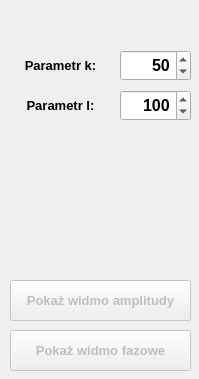
<?xml version="1.0" encoding="UTF-8"?>
<ui version="4.0">
 <class>PhaseFilter</class>
 <widget class="QWidget" name="PhaseFilter">
  <property name="geometry">
   <rect>
    <x>0</x>
    <y>0</y>
    <width>199</width>
    <height>379</height>
   </rect>
  </property>
  <property name="minimumSize">
   <size>
    <width>199</width>
    <height>379</height>
   </size>
  </property>
  <property name="maximumSize">
   <size>
    <width>199</width>
    <height>379</height>
   </size>
  </property>
  <property name="windowTitle">
   <string>Form</string>
  </property>
  <widget class="QPushButton" name="phaseButton">
   <property name="enabled">
    <bool>false</bool>
   </property>
   <property name="geometry">
    <rect>
     <x>10</x>
     <y>330</y>
     <width>181</width>
     <height>41</height>
    </rect>
   </property>
   <property name="font">
    <font>
     <pointsize>10</pointsize>
     <weight>75</weight>
     <bold>true</bold>
    </font>
   </property>
   <property name="text">
    <string>Pokaż widmo fazowe</string>
   </property>
  </widget>
  <widget class="QPushButton" name="amplitudeButton">
   <property name="enabled">
    <bool>false</bool>
   </property>
   <property name="geometry">
    <rect>
     <x>10</x>
     <y>280</y>
     <width>181</width>
     <height>41</height>
    </rect>
   </property>
   <property name="font">
    <font>
     <pointsize>10</pointsize>
     <weight>75</weight>
     <bold>true</bold>
    </font>
   </property>
   <property name="text">
    <string>Pokaż widmo amplitudy</string>
   </property>
  </widget>
  <widget class="QLabel" name="radiusLabel">
   <property name="geometry">
    <rect>
     <x>10</x>
     <y>50</y>
     <width>101</width>
     <height>31</height>
    </rect>
   </property>
   <property name="font">
    <font>
     <pointsize>10</pointsize>
     <weight>75</weight>
     <bold>true</bold>
    </font>
   </property>
   <property name="text">
    <string>Parametr k:</string>
   </property>
   <property name="alignment">
    <set>Qt::AlignCenter</set>
   </property>
  </widget>
  <widget class="QLabel" name="radiusLabel_2">
   <property name="geometry">
    <rect>
     <x>10</x>
     <y>90</y>
     <width>101</width>
     <height>31</height>
    </rect>
   </property>
   <property name="font">
    <font>
     <pointsize>10</pointsize>
     <weight>75</weight>
     <bold>true</bold>
    </font>
   </property>
   <property name="text">
    <string>Parametr l:</string>
   </property>
   <property name="alignment">
    <set>Qt::AlignCenter</set>
   </property>
  </widget>
  <widget class="QSpinBox" name="kSpinBox">
   <property name="geometry">
    <rect>
     <x>120</x>
     <y>50</y>
     <width>71</width>
     <height>31</height>
    </rect>
   </property>
   <property name="font">
    <font>
     <pointsize>12</pointsize>
     <weight>75</weight>
     <bold>true</bold>
    </font>
   </property>
   <property name="alignment">
    <set>Qt::AlignRight|Qt::AlignTrailing|Qt::AlignVCenter</set>
   </property>
   <property name="maximum">
    <number>512</number>
   </property>
   <property name="value">
    <number>50</number>
   </property>
   <property name="displayIntegerBase">
    <number>10</number>
   </property>
  </widget>
  <widget class="QSpinBox" name="lSpinBox">
   <property name="geometry">
    <rect>
     <x>120</x>
     <y>90</y>
     <width>71</width>
     <height>31</height>
    </rect>
   </property>
   <property name="font">
    <font>
     <pointsize>12</pointsize>
     <weight>75</weight>
     <bold>true</bold>
    </font>
   </property>
   <property name="alignment">
    <set>Qt::AlignRight|Qt::AlignTrailing|Qt::AlignVCenter</set>
   </property>
   <property name="maximum">
    <number>512</number>
   </property>
   <property name="value">
    <number>100</number>
   </property>
  </widget>
 </widget>
 <resources/>
 <connections/>
</ui>
